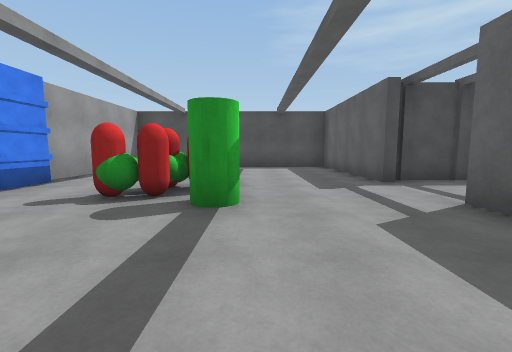
view 1 (above)

21 first-person views from a walk through a scene from a Unity 3-D project. The camera is 1.3 m above the floor, tilts 6° down and sees 90° across. The floor is counted in squares, 2 m on a side. Each view is taken from the middle of a square. On the plan, view 1 faces up. The plan holds only what a view shows up to about 9 squares ahead; the rest is blank. The place goes on beyond the plan. The player character is not drawn. Some animated figures are not drawn.

view 2
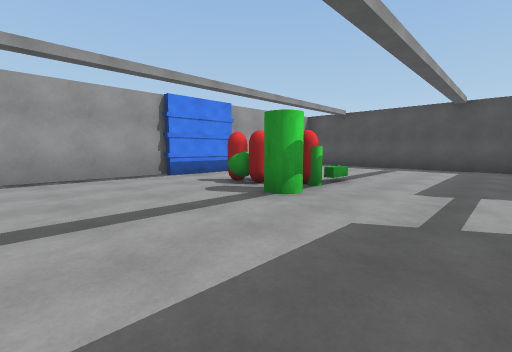

view 3
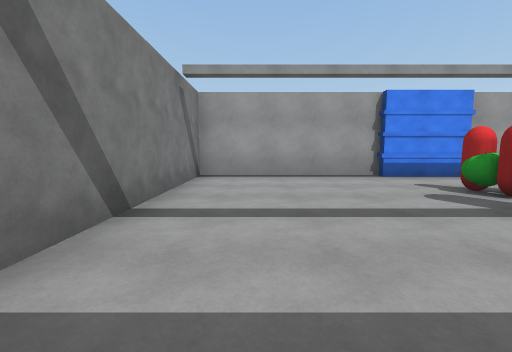

view 4
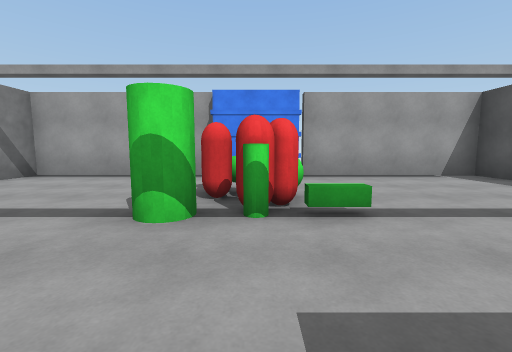

view 5
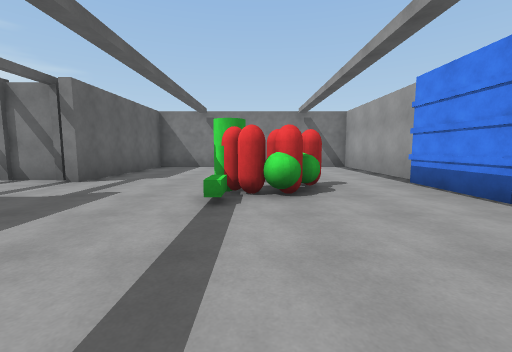

view 6
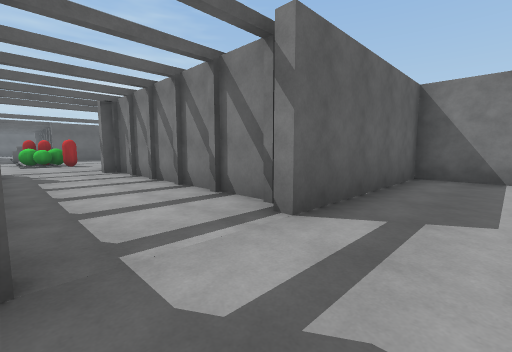

view 7
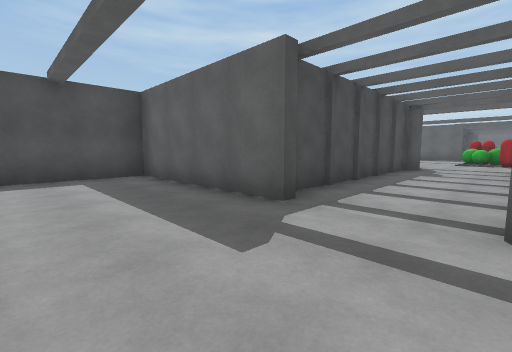

view 8
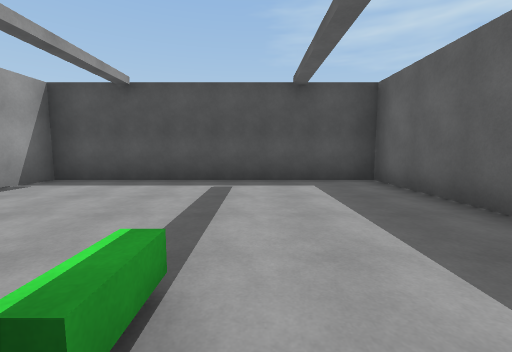

view 9
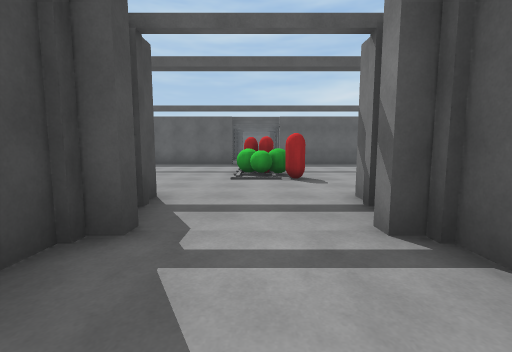

view 10
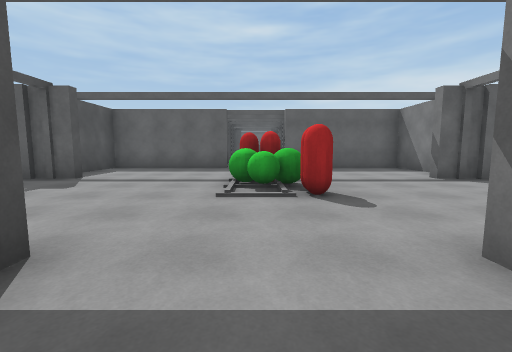

view 11
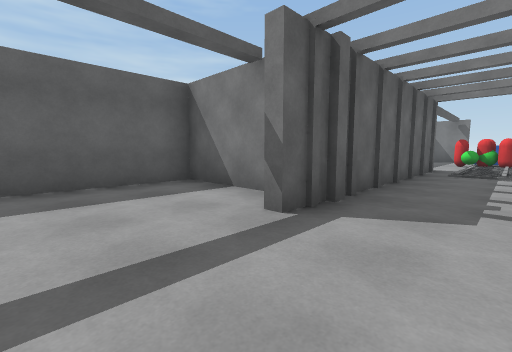

view 12
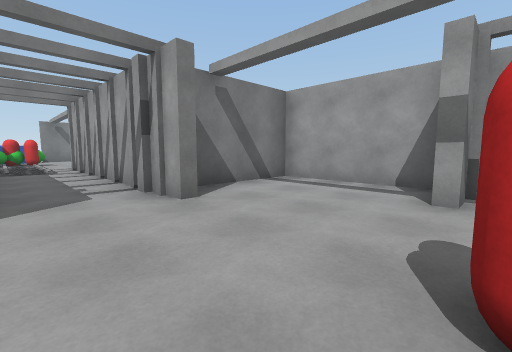

view 13
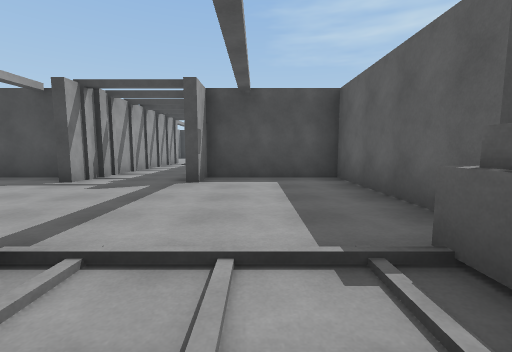

view 14
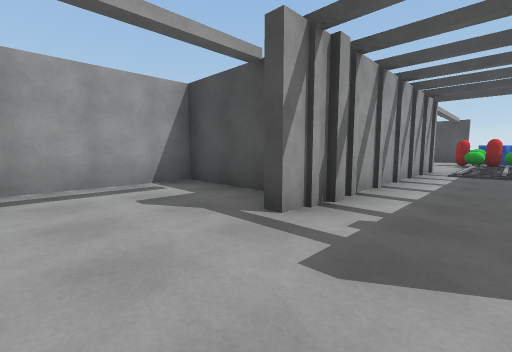

view 15
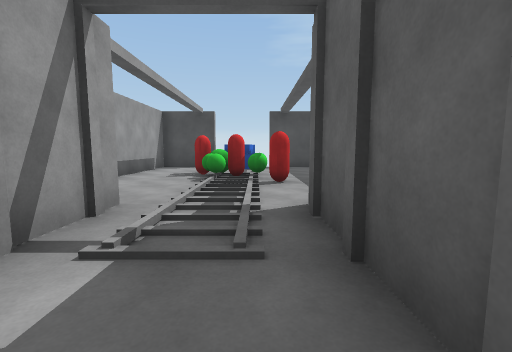

view 16
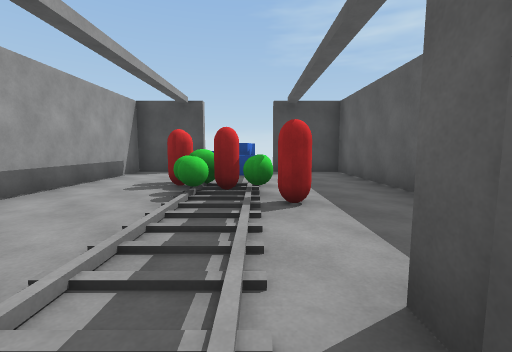

view 17
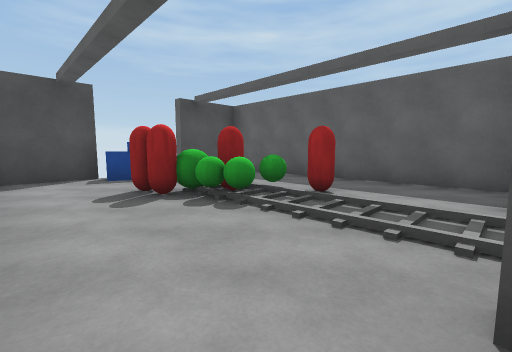

view 18
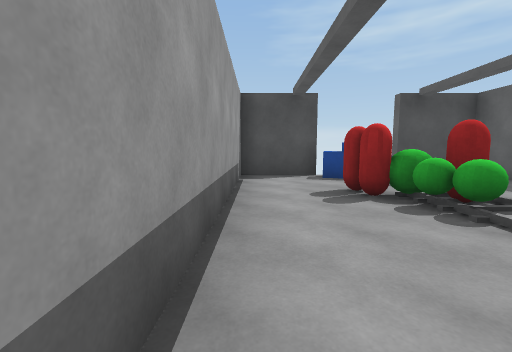

view 19
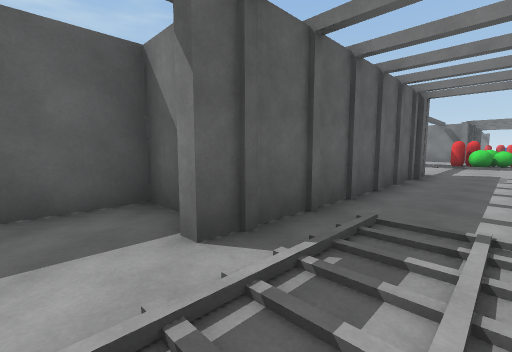

view 20
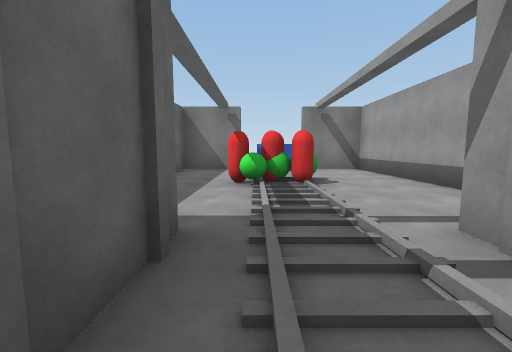

view 21
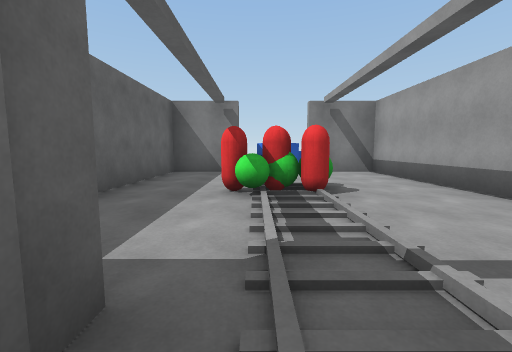

### Floor plan
Key: @ floor where view 1 was taken; # wall or solid block; . floor; / step, stairs or slope; O other object.
Columns run from 5 left of view 1 to 18 right of it. Each row starts with its distance up from view 1.
 22                ###  ###
 21                #..OO..#
 20                #......#
 19                #.O....#
 18                #..OO..#
 17                #../O..#
 16                #..//..#
 15                #.O///.#
 14                  O//O##
 13                  O..O
 12                  O..O
 11                  O..O
 10 #########        O..O
  9 #.......#     ###O..O###
  8 #.......#     #..O..O..#
  7 #.......#     #........#
  6 #......########........#
  5 ##..O..#OOOOOOOO.......#
  4  #.OO.............OO..OO
  3 ##..O...OOOOOOOO..O. . #
  2 #.......########.......#
  1 #.......#     #........#
  0 #....@..#     #..O..O..#
 -1 #.......#     ###O..O###
 -2 #########        O..O
 -3                  O..O
 -4                  O..O
 -5                  O..O
 -6                  O//O
 -7                  #//O
 -8                 ..//.
 -9                #..//..
-10                #..OO..#
-11                #... ..#
-12                #... ..#
-13                #..OO..#
-14                ###  ###

Where each view was taken, in squares from view 1:
view 1: 0 up, 0 right, facing up
view 2: 0 up, 2 right, facing up-left
view 3: 0 up, 2 right, facing left
view 4: 4 up, 2 right, facing left
view 5: 8 up, 1 left, facing down
view 6: 5 up, 1 right, facing down-right
view 7: 3 up, 0 right, facing up-right
view 8: 4 up, 0 right, facing up
view 9: 4 up, 7 right, facing right
view 10: 4 up, 9 right, facing right
view 11: 2 up, 13 right, facing down-right
view 12: 3 up, 14 right, facing down-left
view 13: 3 up, 16 right, facing up
view 14: 6 up, 14 right, facing up-left
view 15: 12 up, 14 right, facing up
view 16: 14 up, 14 right, facing up
view 17: 15 up, 11 right, facing up-right
view 18: 15 up, 11 right, facing up
view 19: 16 up, 13 right, facing down-right
view 20: 5 down, 14 right, facing down
view 21: 6 down, 14 right, facing down
